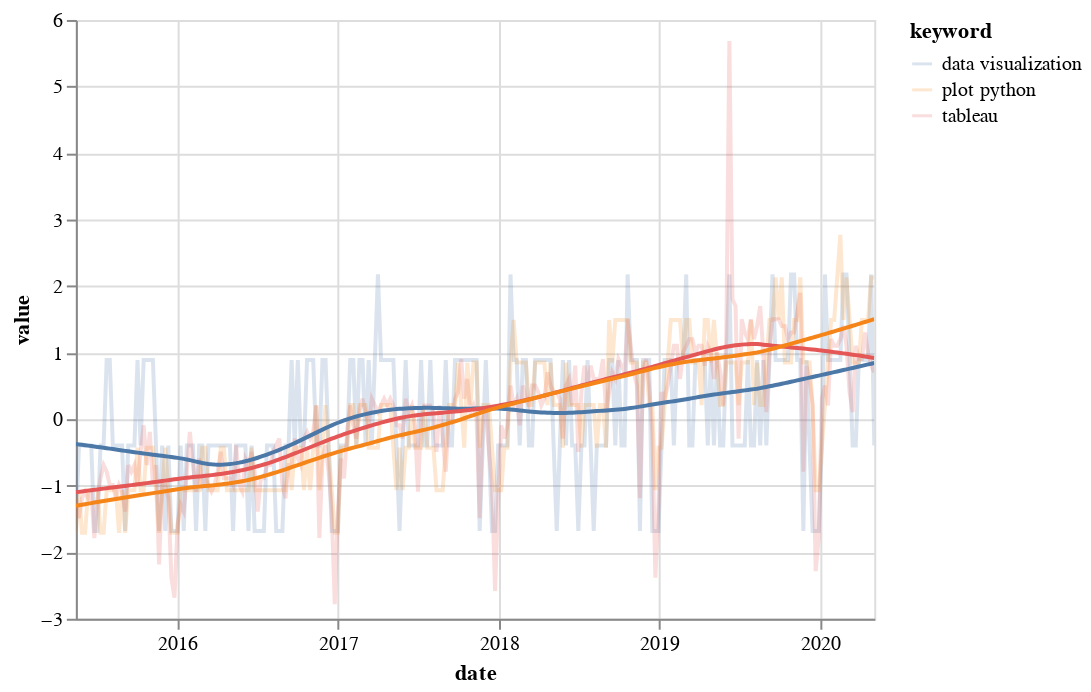

The notebook cell this image was saved under:
### Code cell
base = alt.Chart(df).encode(x='date', y='value', color='keyword').mark_line(opacity=0.2)
base + base.transform_loess('date', 'value', groupby=['keyword']).mark_line().interactive()

### Figure 1 — Vega-Lite specification as saved in the notebook (floating-point values rounded to 4 significant figures; data arrays with more than 128 entries replaced by an {"elided": "..."} marker saying what was removed)
{"config": {"view": {"continuousWidth": 400, "continuousHeight": 300}}, "layer": [{"mark": {"type": "line", "opacity": 0.2}, "encoding": {"color": {"type": "nominal", "field": "keyword"}, "x": {"type": "temporal", "field": "date"}, "y": {"type": "quantitative", "field": "value"}}}, {"mark": "line", "encoding": {"color": {"type": "nominal", "field": "keyword"}, "x": {"type": "temporal", "field": "date"}, "y": {"type": "quantitative", "field": "value"}}, "selection": {"selector001": {"type": "interval", "bind": "scales", "encodings": ["x", "y"]}}, "transform": [{"loess": "value", "on": "date", "groupby": ["keyword"]}]}], "data": {"name": "data-3ebb73171c4272623b5392102f7e316e"}, "$schema": "https://vega.github.io/schema/vega-lite/v4.8.1.json", "datasets": {"data-3ebb73171c4272623b5392102f7e316e": {"elided": "780 records"}}}
